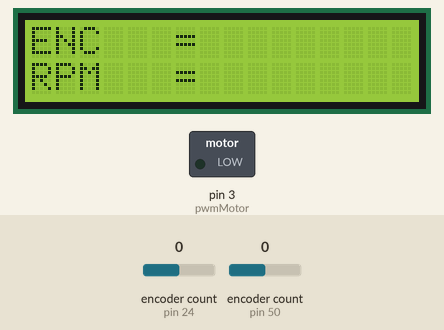
Recording of a sketch running on a simulated Arduino Mega 2560, built with avr-gcc and run on an emulated ATmega2560. Shown: 16×2 character LCD, switched loads named in the sketch (green lamp = pin HIGH). The inputs (shaded band) are chosen by the test bench; at power-on: encoder count (sensors on pin 24, pin 50) 0. Pins used as bus, display or sensor lines are not drawn; what the sketch prints to the serial monitor is not drawn.

Above: at 1.2 s.
1.3 s: encoder count (sensor on pin 24) set to 1
At 3.8 s:
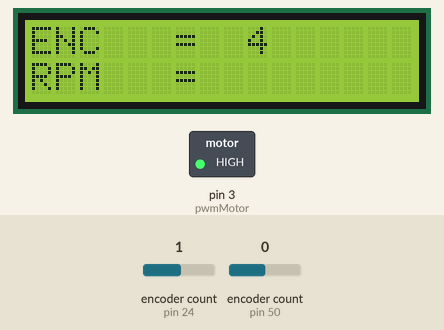
4.0 s: encoder count (sensor on pin 24) set to 2
At 4.3 s:
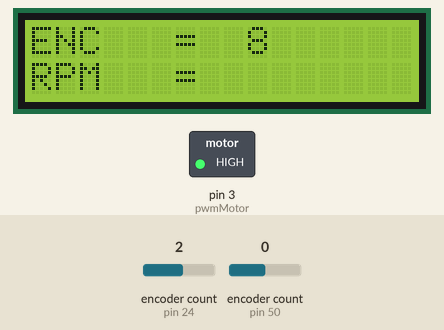
7.4 s: encoder count (sensor on pin 24) set to 3
At 8.1 s:
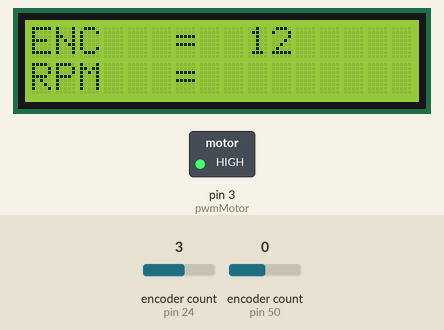
Timing chart, 0 to 10.4 s (numbered marks = the images above; inputs shaded):
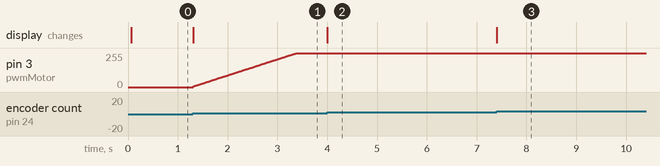

The sketch:

bisimillahPID.ino
```cpp
#include <LiquidCrystal.h>
#include <Encoder.h>
#include <CaptureTimer.h>
#define tickOUTPin      4
#define ctINPin         52
#define timeSampling    10
#define dirMotor        2
#define pwmMotor        3

#define SERIAL          1
#define PLOT            2
#define MFC             3
#define ENCODER_OPTIMIZE_INTERRUPS
#define RPM_MAX         4000

float rpmp, periode, freq, rpmf;
Encoder encModule(24,25);
Encoder encMotor(50,52);
LiquidCrystal lcd(8, 9, 4, 5, 6, 7);
float Voltage = 0;
float vRead = 0;
float R1  = 30000;
float R2  = 3300;
int counter = 0;
float duty;
static int mode;
char inbyte;

long positionModule = 0;
long positionMotor = -999;
long newEncModule,newEncMotor;

int PulsePerRevolution = 200;
float tempEncModule = 0;
float Proportional, Integral, Derivative, PID;


void tickGenerator()
{
  // Note that this tick generator stretches following the amount of code runned by cpu cycle & interrupts
  // use a real freq generator of any kind for accurate tick(s) if you want to test library results accuracy
  static const uint16_t ovf = ((uint16_t) -1L) / 10;  // overflow at 10% of full cnt scale
  static const uint16_t thr = ovf / 100;        // threshold at 1% of overflow cnt scale
  static uint16_t cnt = 0;

  digitalWrite(tickOUTPin, (cnt >= thr) ? HIGH : LOW);
  if (++cnt > ovf)  { cnt = 0; }
}

void tickGeneratorPeriode()
{
  // Note that this tick generator stretches following the amount of code runned by cpu cycle & interrupts
  // use a real freq generator of any kind for accurate tick(s) if you want to test library results accuracy
  static const uint16_t ovf2 = ((uint16_t) -1L) / 10; // overflow at 100% of full cnt scale
  static const uint16_t thr2 = ovf2 / 100;        // threshold at 50% of overflow cnt scale
  static uint16_t cnt2 = 0;

  digitalWrite(tickOUTPin, (cnt2 >= thr2) ? HIGH : LOW);
  if (++cnt2 > ovf2)  { cnt2 = 0; }

  if (cnt2 == thr2)
  {
    micros();
    CaptureTimer::startTickCapture();
  }
}

void printSerial(){

  Serial.print("Set Point = "); Serial.print(tempEncModule);
  Serial.print(" PV RPM = "); Serial.print(rpmf);
  Serial.print(" PWM PID[0 - 255]= "); Serial.print(PID);
  Serial.print(" Error = "); Serial.println(tempEncModule - rpmf);
  if(counter >= 20000){
      Serial.println("done");
     }
}

void printPlot(){
  Serial.print((int)rpmf);
  Serial.print(" ");
  Serial.print(tempEncModule);
  Serial.print(" ");
  Serial.println(" ");
}

void printMFC() {
 Serial.print((int)rpmf);           // rpmf
 Serial.print('_');
 Serial.print((int)tempEncModule);  // set point RPM
 Serial.print('_');
 Serial.println(" ");

 // Serial.print('\n');
}

void setup() {
  Serial.begin(115200);
  // put your setup code here, to run once:
  lcd.begin(16,2);
  lcd.setCursor(0,0);
  lcd.print("ENC   = ");
  lcd.setCursor(0,1);
  lcd.print("RPM   = ");

  // initialize the capture timer pin & period
  CaptureTimer::initCapTicks(timeSampling, ctINPin);
  CaptureTimer::initCapTime(ctINPin);

  pinMode(tickOUTPin, OUTPUT);
}

void RPMPeriod()
{
  uint32_t Time;
  tickGeneratorPeriode();

  if (CaptureTimer::getTickCapture(&Time) == true)
  {
    periode = (float)Time / 1000000;
    rpmp = 60 / (periode * PulsePerRevolution);
  }

}

void RPMFreq()
{
  uint16_t ticks;
  // tickGenerator();

  (void)CaptureTimer::getFreq(&ticks);
  freq = ticks;
  rpmf = freq * 60 / PulsePerRevolution;
}

void SetSpeedPWM()
{
    newEncModule = encModule.read();
    if (newEncModule != positionModule)
    {
      if (newEncModule >= 255)  newEncModule = 255;
      else if(newEncModule <=0) newEncModule = 0;

      lcd.setCursor(9,0);
      lcd.print(newEncModule);

      // hitung duty cycle
      duty = (float)newEncModule / 255 * 100;
      positionModule = newEncModule;
    }

    tempEncModule = (float)newEncModule/255 * RPM_MAX;

//    digitalWrite (dirMotor, LOW);
//    analogWrite (pwmMotor, newEncModule);
}


void SetPID()
{
  // Variable PID
  static float Err = 0, LastErr = 0;
  static float IntegralErr = 0, DerivativeErr = 0;
  //static float KP = 0.0029;
  //static float KI = 0.4;
  //static float KD = 0;
  static float KP = 0.065576;
  static float KI = 2.1239;
  static float KD = 0.000047161;
  static float TimeSampling = 0.01; // 10 ms

  float SetPoint = tempEncModule;

  Err = SetPoint - rpmf;
  IntegralErr += (Err * TimeSampling);

  // Set constraint
  if (IntegralErr >= 1000)      IntegralErr = 1000;
  else if(IntegralErr <= -1000) IntegralErr = -1000;
  DerivativeErr = (Err - LastErr) / TimeSampling;

  LastErr = Err;

  Proportional = Err * KP;
  Integral = IntegralErr * KI;
  Derivative = DerivativeErr * KD;

  PID = Proportional + Integral + Derivative;

  if (PID > 255)    PID = 255;
  else if (PID < 0) PID = 0;

  digitalWrite (dirMotor, LOW);
  analogWrite (pwmMotor, PID);
}

void GetVoltage()
{
  vRead  = analogRead(10) * 3.3 /1024;
  Voltage = vRead / (R2 / (R1+R2));
}

void GetInput()
{
  if(Serial.available())
  {
    inbyte = Serial.read();
    if (inbyte == '1')      mode = SERIAL;
    else if(inbyte == '2')  mode = PLOT;
    else if(inbyte == '3')  mode = MFC;
  }

  switch(mode) {
    case SERIAL: printSerial();     break;
    case PLOT:   printPlot(); break;
    case MFC:    printMFC();  break;
    default:     printPlot(); break;
  }
}

void loop()
{
  // put your main code here, to run repeatedly:

  RPMFreq();
  RPMPeriod();
  // GetVoltage();
  GetInput();

  SetSpeedPWM();
  SetPID();

  delay(10);
}

//#include <CaptureTimer.h>
//  #define ctINPin     52
//  #define samplingPer   10
//  #define ENCODER_OPTIMIZE_INTERRUPS
//  #define gndMotor 2
//  #define pwmMotor 3
//int random2;
//char inbyte;
//int mode = 2;
//int counter = 0;
//float freq, rpmf;
//unsigned long Prevmillis=0;
//void frekuensi(){
//  uint16_t ticks;
//  (void) CaptureTimer::getFreq(&ticks);
//  freq = ticks;
//  rpmf = freq * 60 / 200;
//
//}
//
//
//void setup() {
//  Serial.begin(115200);
//  CaptureTimer::initCapTicks(samplingPer, ctINPin);
//}
//
//void loop() {
//
//  if(Serial.available()){
//        inbyte = Serial.read();
//         if (inbyte == '1'){
//           mode = 1;
//         }else if(inbyte == '2'){
//           mode = 2;
//         }
//  }
//
//  if (mode == 1){
//    random2 = rand()% 255;
//     if (random2 <= 124){
//        random2 = 0;
//     }else{
//        random2 = 255;
//     }
//
//
//     frekuensi();
//     digitalWrite (gndMotor, LOW);
//     analogWrite (pwmMotor, random2);
//
//     Serial.print(int(random2));
//     Serial.print(" ");
//     Serial.println(int(rpmf));
//
//       counter++;
//     if(counter >= 20000){
//      Serial.println("done");
//      mode = 2;
//
//     }
//     delay(10);
//
//
//
//  }else{
//     digitalWrite (gndMotor, LOW);
//     digitalWrite (pwmMotor, LOW);
//  }
//}
```

Measured:
- after the input at 1.3 s, pin 3 (pwmMotor): moves from 0/255 to 255/255 over 2.1 s, starting at once; the display: changes at once (image 1)
- after the input at 4.0 s, the display: changes at once (image 2)
- after the input at 7.4 s, the display: changes at once (image 3)
